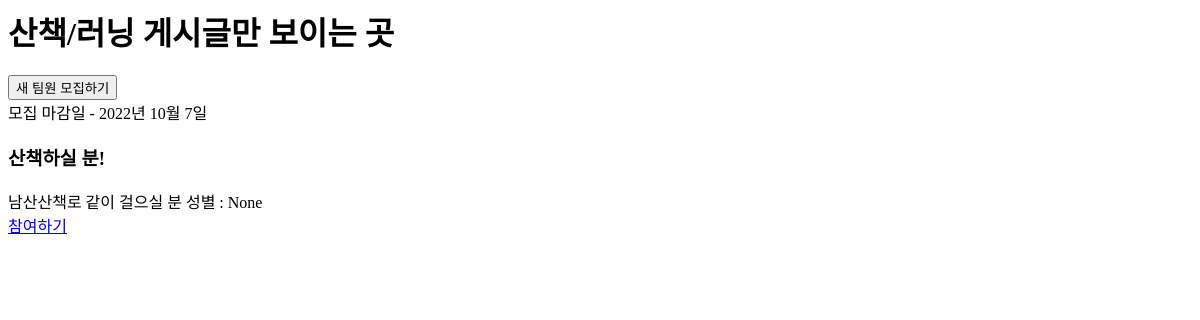
The page /post/running_list/ on the database as committed earlier.
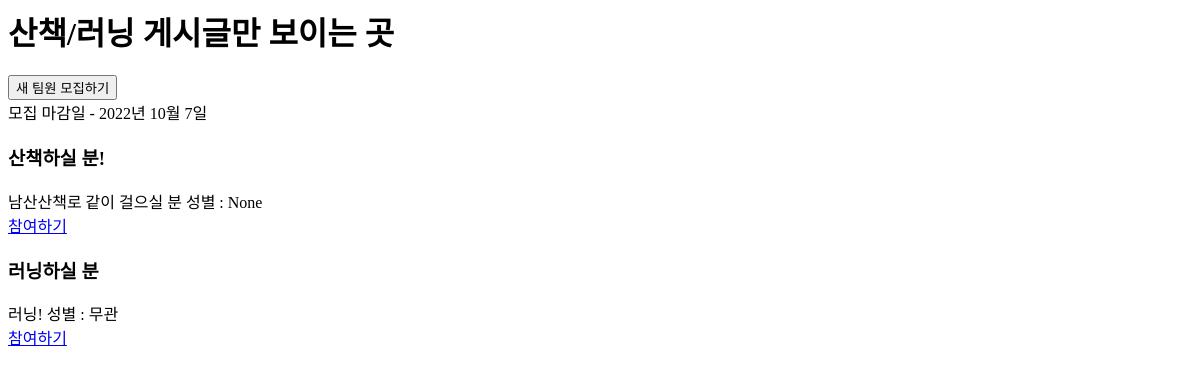
The same page on the database as committed later.
### post/models.py (models this page shows, shortened)
class Post(models.Model):
    id = models.AutoField(primary_key=True)
    title = models.CharField(max_length=200)
    url = models.CharField(max_length = 300, default="")
    body = models.TextField()
    pub_date = models.DateTimeField(auto_now=True, verbose_name="등록(수정)일")
    exercise = models.ForeignKey(Exercise, on_delete=models.CASCADE, blank=True, null=True)
    sex = models.ForeignKey(Sex, on_delete=models.CASCADE, blank=True, null=True)
    flag_enddate = models.BooleanField(default=False)
    start_date = models.DateField(auto_now=True,editable=True)
    end_date = models.DateField(auto_now=False,editable=True)
    def summary(self):
        return self.body[:20]

class Sex(models.Model):
    id = models.AutoField(primary_key=True)
    name = models.CharField(max_length=20, default="")
    def __str__(self):
        return self.name

### post/views.py (the view)
# urls.py: path('running_list/', running_list, name="running_list"),
def running_list(request):
    running_list = []
    r = Exercise.objects.filter(name="산책/러닝")
    r_post = Post.objects.filter(exercise__in=r).order_by('end_date')
    for post in r_post:
        running_list.append(post)
    enddate_list = []
    for p in r_post:
        if p.end_date not in enddate_list:
            enddate_list.append(p.end_date)
        else:
            p.flag_enddate = True
    return render(request, 'post/running_list.html', {'running_list': running_list})

### post/templates/post/running_list.html (shortened to what this page needs)
<h1>산책/러닝 게시글만 보이는 곳</h1>
<button type="button" onclick="location.href='/post/post_new/';"> 새 팀원 모집하기  </button>
{% for r in running_list %}
{%if r.flag_enddate == False %}
모집 마감일 - {{r.end_date}}
{%endif%}
    <div>
    <h3>{{r.title}}</h3>
    {{r.summary}}
    성별 : {{r.sex}}<br>
    <a href = "{%url 'post:post_detail' r.id%}">참여하기</a>
    </div>
{% endfor %}

Rows that differ between the two databases and show on the page:
added Post: title "러닝하실 분", summary "러닝!", sex "무관"
